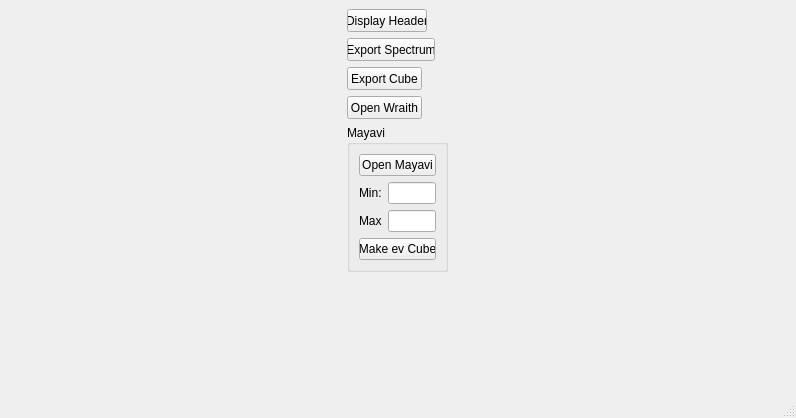
<?xml version="1.0" encoding="UTF-8"?>
<ui version="4.0">
 <class>MainWindow</class>
 <widget class="QMainWindow" name="MainWindow">
  <property name="geometry">
   <rect>
    <x>0</x>
    <y>0</y>
    <width>796</width>
    <height>418</height>
   </rect>
  </property>
  <property name="windowTitle">
   <string>MainWindow</string>
  </property>
  <widget class="QWidget" name="centralwidget">
   <layout class="QGridLayout" name="gridLayout_2">
    <item row="5" column="1">
     <widget class="QGroupBox" name="groupBox">
      <property name="maximumSize">
       <size>
        <width>101</width>
        <height>151</height>
       </size>
      </property>
      <property name="title">
       <string>Mayavi</string>
      </property>
      <layout class="QGridLayout" name="gridLayout">
       <item row="2" column="1">
        <widget class="QLineEdit" name="edit_min"/>
       </item>
       <item row="1" column="0" colspan="2">
        <widget class="QPushButton" name="button_mayavi">
         <property name="text">
          <string>Open Mayavi</string>
         </property>
        </widget>
       </item>
       <item row="2" column="0">
        <widget class="QLabel" name="label_min">
         <property name="text">
          <string>Min:</string>
         </property>
        </widget>
       </item>
       <item row="3" column="0">
        <widget class="QLabel" name="label_max">
         <property name="text">
          <string>Max</string>
         </property>
        </widget>
       </item>
       <item row="3" column="1">
        <widget class="QLineEdit" name="edit_max"/>
       </item>
       <item row="4" column="0" colspan="2">
        <widget class="QPushButton" name="button_make_ev_cube">
         <property name="text">
          <string>Make ev Cube</string>
         </property>
        </widget>
       </item>
      </layout>
     </widget>
    </item>
    <item row="1" column="2" rowspan="6">
     <layout class="QVBoxLayout" name="view">
      <property name="sizeConstraint">
       <enum>QLayout::SetMinimumSize</enum>
      </property>
     </layout>
    </item>
    <item row="3" column="1">
     <widget class="QPushButton" name="button_export_cube">
      <property name="maximumSize">
       <size>
        <width>75</width>
        <height>23</height>
       </size>
      </property>
      <property name="text">
       <string>Export Cube</string>
      </property>
     </widget>
    </item>
    <item row="1" column="1">
     <widget class="QPushButton" name="button_display_header">
      <property name="maximumSize">
       <size>
        <width>80</width>
        <height>23</height>
       </size>
      </property>
      <property name="text">
       <string>Display Header</string>
      </property>
     </widget>
    </item>
    <item row="2" column="1">
     <widget class="QPushButton" name="button_export_spectrum">
      <property name="maximumSize">
       <size>
        <width>88</width>
        <height>23</height>
       </size>
      </property>
      <property name="text">
       <string>Export Spectrum</string>
      </property>
     </widget>
    </item>
    <item row="4" column="1">
     <widget class="QPushButton" name="button_wraith">
      <property name="maximumSize">
       <size>
        <width>75</width>
        <height>23</height>
       </size>
      </property>
      <property name="text">
       <string>Open Wraith</string>
      </property>
     </widget>
    </item>
   </layout>
  </widget>
  <widget class="QMenuBar" name="menubar">
   <property name="geometry">
    <rect>
     <x>0</x>
     <y>0</y>
     <width>796</width>
     <height>21</height>
    </rect>
   </property>
  </widget>
  <widget class="QStatusBar" name="statusbar"/>
 </widget>
 <resources/>
 <connections/>
</ui>
